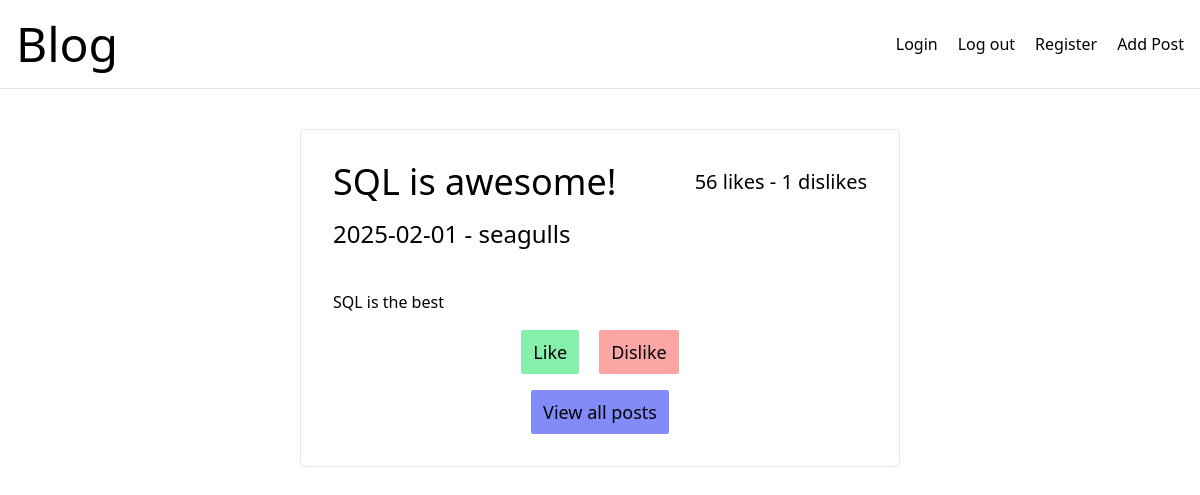
The page /singlePost.php?id=2 on the database its author committed.
### tables this page shows
CREATE TABLE `posts` (
  `id` int(11) unsigned NOT NULL AUTO_INCREMENT,
  `title` varchar(255) NOT NULL,
  `username_id` varchar(255) NOT NULL,
  `content` text DEFAULT NULL,
  `date_posted` date NOT NULL,
  `category_id` int(11) DEFAULT NULL,
  `likes` int(11) NOT NULL DEFAULT 0,
  `dislikes` int(11) NOT NULL DEFAULT 0,
  `time_posted` time NOT NULL,
  PRIMARY KEY (`id`)
);

CREATE TABLE `users` (
  `id` int(11) unsigned NOT NULL AUTO_INCREMENT,
  `username` varchar(255) NOT NULL,
  `password` char(60) NOT NULL,
  `email` varchar(255) NOT NULL,
  PRIMARY KEY (`id`)
);

### src/models/PostsModel.php (called while the page is built, shortened)
<?php
class PostsModel
{
    public PDO $db;
    public function __construct(PDO $db)
    {
        $this->db = $db;
    }
    public function getSingle(int $id): PostEntity|false
    {
        $query = $this->db->prepare(
    'SELECT `posts`.`title`, `posts`.`id`, `posts`.`likes`, `posts`.`dislikes`, `posts`.`content`, `posts`.`date_posted`, `posts`.`time_posted`, `users`.`username`
            FROM `posts`
            JOIN `users` ON `users` . `id` = `posts` . `username_id`
            WHERE `posts`.`id` = :id;');
        $query->setFetchMode(PDO::FETCH_CLASS, PostEntity::class);
        $query->execute([':id' => $id]);
        return $query->fetch();
    }
}

### src/services/PostDisplayService.php (the view, shortened to what this page needs)
<?php
class PostDisplayService
{
    static public function displaySingle(PostEntity $post): string
    {
        $output = '<div class="flex justify-between items-center flex-col md:flex-row mb-4">';
        $output .= "<h2 class='text-4xl'>$post->title</h2>";
        $output .= "<span class='text-xl''>$post->likes likes - $post->dislikes dislikes</span>";
        $output .= '</div>';
        $output .=  "<p class='text-2xl mb-10'>$post->date_posted - $post->username</p>";
        $output .=  "<p>$post->content</p>";
        $output .= '<div class="flex justify-center gap-5">';
        $output .= "<a class='px-3 py-2 mt-4 text-lg bg-green-300 hover:bg-green-400 hover:text-white transition inline-block rounded-sm' href='likes.php?id=$post->id'>Like</a>";
        $output .= "<a class='px-3 py-2 mt-4 text-lg bg-red-300 hover:bg-red-400 hover:text-white transition inline-block rounded-sm' href='dislikes.php?id=$post->id'>Dislike</a>";
        $output .= '</div>';
        $output .= '<div class="flex justify-center">';
        $output .= '<a class="px-3 py-2 mt-4 text-lg bg-indigo-400 hover:bg-indigo-700 hover:text-white transition inline-block rounded-sm" href="index.php">View all posts</a>';
        $output .= '</div>';
        return $output;
    }
}

### rows shown on the page
posts: title "SQL is awesome!", likes "56", dislikes "1", date_posted "2025-02-01", users.username "seagulls", content "SQL is the best"
